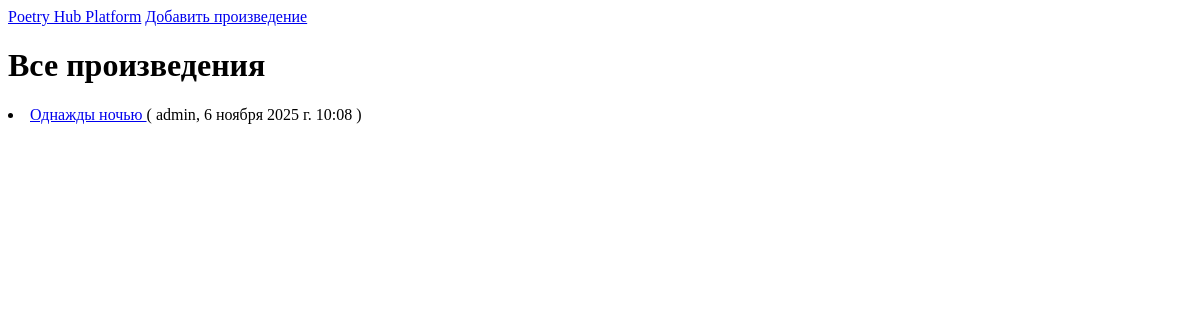
Before: / with the older database file.
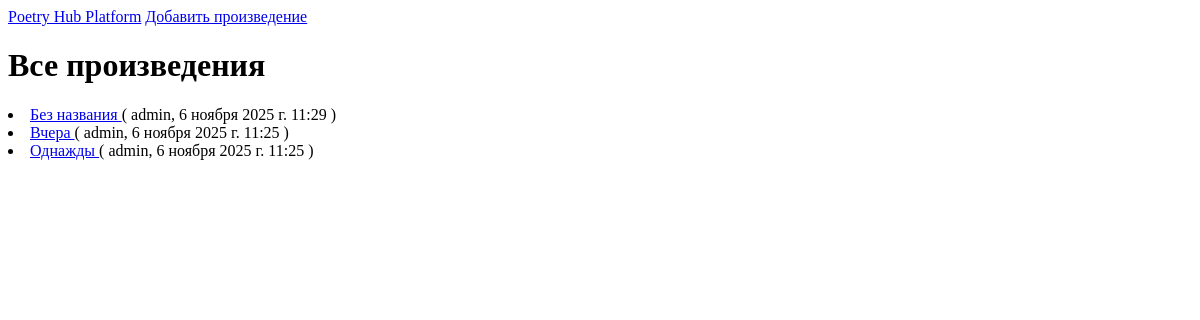
After: the same page with the newer database file.
### poetry/models.py (models this page shows, shortened)
class Poem(models.Model):
    title = models.CharField(max_length=128, verbose_name="Название")
    body = models.TextField(verbose_name="Текст")
    author = models.ForeignKey(User, on_delete=models.CASCADE, verbose_name="Автор")
    likes = models.IntegerField(verbose_name="Лайки", default=0)
    created_at = models.DateTimeField(
        auto_now_add=True, verbose_name="Дата и время публикации"
    )
    class Meta:
        verbose_name = "Произведение"
        verbose_name_plural = "Произведения"

### poetry/views.py (the view)
# urls.py: path("", views.PoemListView.as_view(), name="poem_list"),
class PoemListView(ListView):
    model = Poem
    context_object_name = "poems"
    ordering = "-created_at"

### poetry/templates/poetry/poem_list.html (shortened to what this page needs)
{% extends 'base.html' %}
{% block content %}
<h1>Все произведения</h1>
<div class="poems-list">
  {% for poem in poems %}
  <li>
    <a href="{% url 'poem_detail' poem.pk %}"> {{ poem.title }} </a>
    ( {{ poem.author }}, {{ poem.created_at }} )
  </li>
  {% endfor %}
</div>
{% endblock content %}

### poetry/templates/base.html (shortened to what this page needs)
<!DOCTYPE html>
<html lang="ru">
  <head>
  </head>
  <body>
    <header>
      <nav>
        <a href="/">Poetry Hub Platform</a>
        <a href="{% url 'poem_create' %}">Добавить произведение</a>
      </nav>
    </header>
    {% block content %} {% endblock content%}
  </body>
</html>

Changed rows visible on the page:
removed Poem: title "Однажды ночью", author "admin", created_at "6 ноября 2025 г. 10:08"
added Poem: title "Без названия", author "admin", created_at "6 ноября 2025 г. 11:29"
added Poem: title "Вчера", author "admin", created_at "6 ноября 2025 г. 11:25"
added Poem: title "Однажды", author "admin", created_at "6 ноября 2025 г. 11:25"
